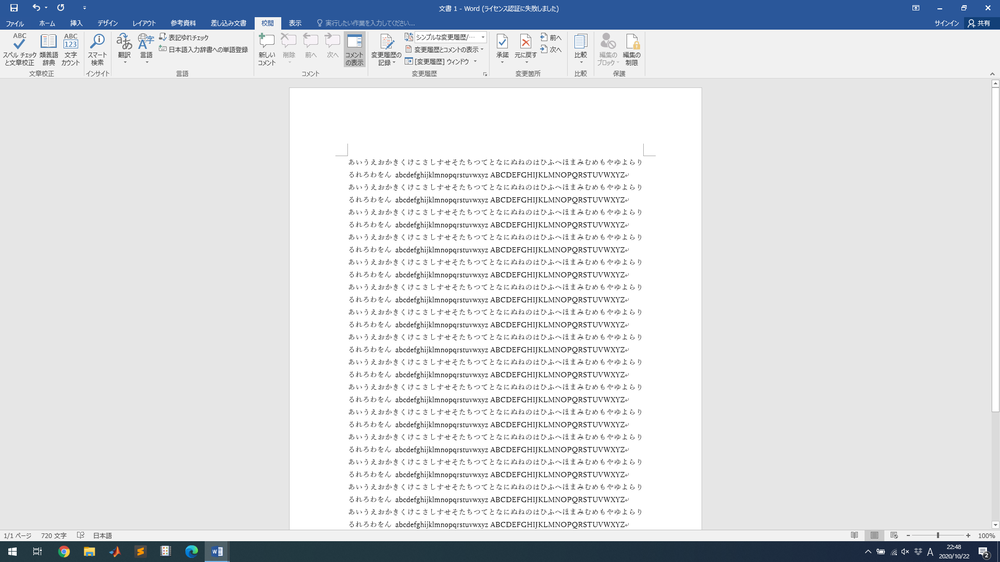
#> input picture img/1.png, 1000 x 562 px, shrunk from 1920 x 1080 before the run, found by its file name
$ jupyter execute --allow-errors TMDS_TEMPEST_Simulator.ipynb
#> lines starting #> are read from the running program, lines starting #| are printed output that depends on the picture
<a href="https://colab.research.google.com/github/daianjibetu/TMDS_TEMPEST_Simulator/blob/main/TMDS_TEMPEST_Simulator.ipynb" target="_parent"></a>

2進数に変換

[cell 1]
# [8 lines left out: function IntToBits, not called in this run]

ビット順序反転

[cell 2]
# [7 lines left out: function BitsReverse, not called in this run]

XNORプロセス

[cell 3]
# [20 lines left out: function XNOR, not called in this run]

XORプロセス

[cell 4]
# [20 lines left out: function XOR, not called in this run]

Transition Minimized（遷移時間最短）

[cell 5]
# [11 lines left out: function TransitionMinimized, not called in this run]

ビット反転

[cell 6]
# [5 lines left out: function inv, not called in this run]

Throughプロセス

[cell 7]
# [12 lines left out: function Through, not called in this run]

Inverseプロセス

[cell 8]
# [12 lines left out: function Inverse, not called in this run]

DC-Balancing（DCバランス）

[cell 9]
# [28 lines left out: function DCBalancing, not called in this run]

エンコード

[cell 10]
# [5 lines left out: function TMDSEncode, not called in this run]

実行用

[cell 11]
import numpy as np

from PIL import Image
from google.colab import files
from tqdm.notebook import tqdm

画像アップロード

[cell 12]
file = files.upload()
#> the answer given: 1.png
file_name = list(file.keys())[0]
#file_name = ""
img = Image.open(file_name)
#> img is the input picture: PIL image 1000x562 RGBA; mean R, G, B, A 217.5, 220.5, 224.4, 255

グレースケールに変換

[cell 13]
gray_img = img.convert("L")
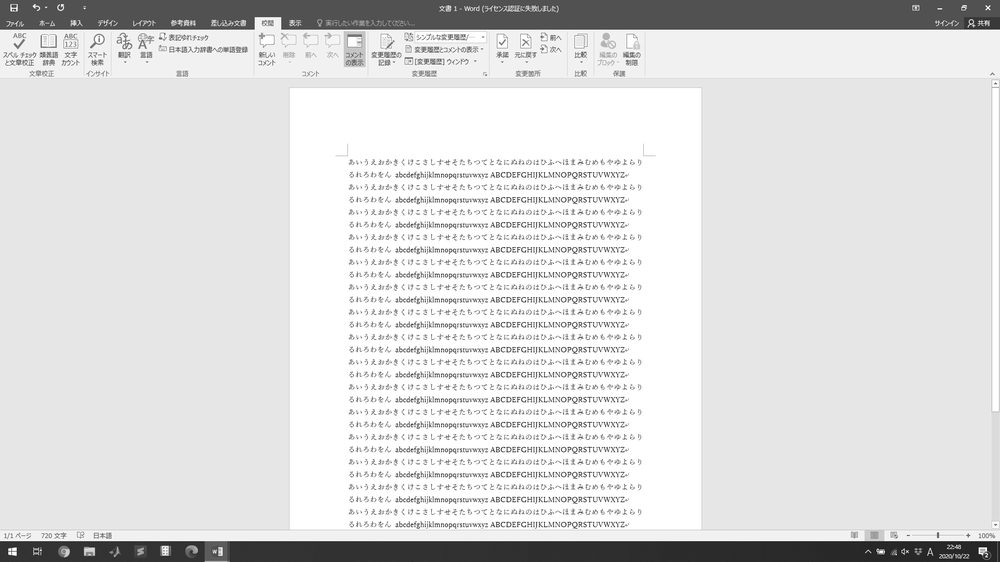
#> gray_img: PIL image 1000x562 L; min 15, max 255, mean 220

画像からNumPy配列に

[cell 14]
img_array = np.array(gray_img)

print(img_array.shape)
#| (562, 1000)
